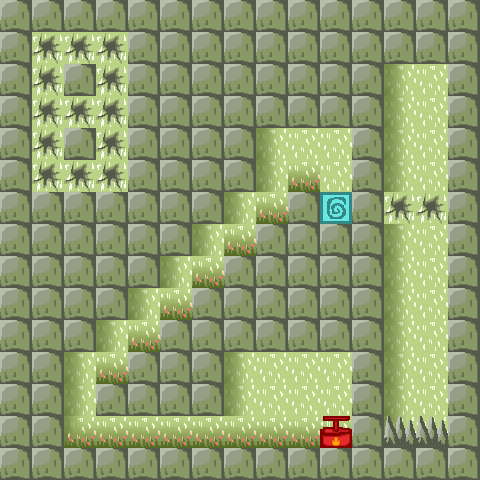

Tiled map render using the project's own tile images. Description and the whole map definition, tile-layer contents included, below:
An orthogonal 15x15 tile map with 32x32 px tiles, 2 tile layers (background, objects).

<map version="1.4" tiledversion="1.4.3" orientation="orthogonal" renderorder="right-down" width="15" height="15" tilewidth="32" tileheight="32" infinite="0" nextlayerid="3" nextobjectid="1">
 <tileset firstgid="1" source="testtiles2.tsx" />
 <layer id="1" name="background" width="15" height="15">
  <data encoding="csv">
2,2,2,2,2,2,2,2,2,2,2,2,2,2,2,
2,10,10,10,2,2,2,2,2,2,2,2,2,2,2,
2,10,2,10,2,2,2,2,2,2,2,2,20,2,2,
2,10,10,10,2,2,2,2,2,2,2,2,20,2,2,
2,10,2,10,2,2,2,2,20,2,2,2,20,2,2,
2,10,10,10,2,2,2,2,20,18,2,2,20,2,2,
2,2,2,2,2,2,2,20,18,2,2,2,2,2,2,
2,2,2,2,2,2,20,18,2,2,2,2,20,2,2,
2,2,2,2,2,20,18,2,2,2,2,2,20,2,2,
2,2,2,2,20,18,2,2,2,2,2,2,20,2,2,
2,2,2,20,18,2,2,2,2,2,2,2,20,2,2,
2,2,20,18,2,2,2,20,2,2,2,2,20,2,2,
2,2,20,2,2,2,2,20,2,2,2,2,20,2,2,
2,2,19,18,18,18,18,18,18,18,18,2,20,2,2,
2,2,2,2,2,2,2,2,2,2,2,2,2,2,2
</data>
 </layer>
 <layer id="2" name="objects" width="15" height="15">
  <data encoding="csv">
1,1,1,1,1,1,1,1,1,1,1,1,1,1,1,
1,0,0,0,1,1,1,1,1,1,1,1,1,1,1,
1,0,1,0,1,1,1,1,1,1,1,1,0,0,1,
1,0,0,0,1,1,1,1,1,1,1,1,0,0,1,
1,0,1,0,1,1,1,1,0,0,0,1,0,0,1,
1,0,0,0,1,1,1,1,0,0,0,1,0,0,1,
1,1,1,1,1,1,1,0,0,1,3,1,10,10,1,
1,1,1,1,1,1,0,0,1,1,1,1,0,0,1,
1,1,1,1,1,0,0,1,1,1,1,1,0,0,1,
1,1,1,1,0,0,1,1,1,1,1,1,0,0,1,
1,1,1,0,0,1,1,1,1,1,1,1,0,0,1,
1,1,0,0,1,1,1,0,0,0,0,1,0,0,1,
1,1,0,1,1,1,1,0,0,0,0,1,0,0,1,
1,1,0,0,0,0,0,0,0,0,8,1,4,4,1,
1,1,1,1,1,1,1,1,1,1,1,1,1,1,1
</data>
 </layer>
</map>